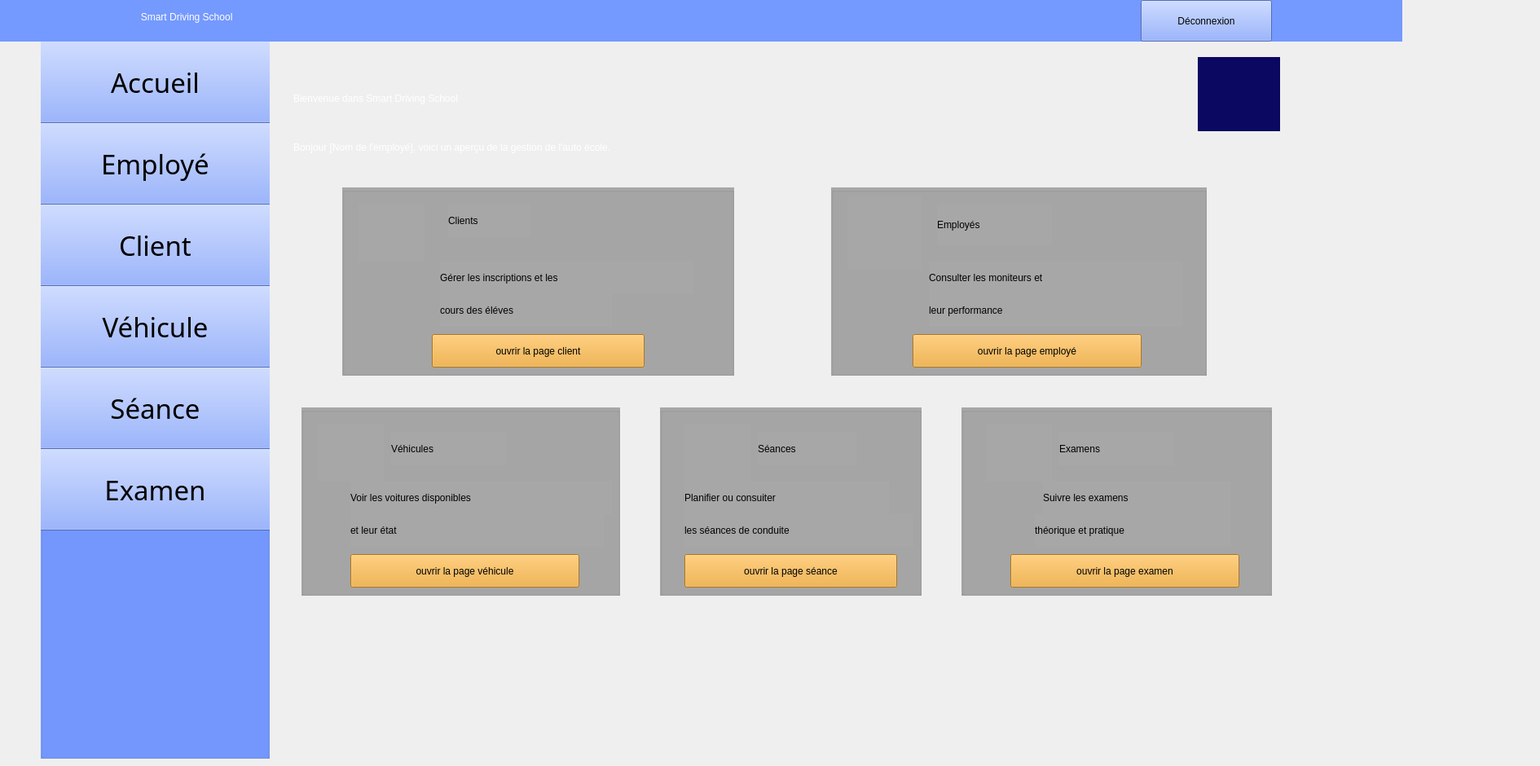
    <widget class="QWidget" name="accueil">
     <widget class="QLabel" name="label_14">
      <property name="geometry">
       <rect>
        <x>-160</x>
        <y>-10</y>
        <width>1881</width>
        <height>61</height>
       </rect>
      </property>
      <property name="styleSheet">
       <string notr="true">color: rgb(255, 255, 255);
background-color: rgb(116, 153, 255);
font: 24pt &quot;Segoe UI Symbol&quot;;</string>
      </property>
      <property name="text">
       <string>                                                                                                    Smart Driving School         </string>
      </property>
     </widget>
     <widget class="QLabel" name="label_28">
      <property name="geometry">
       <rect>
        <x>1020</x>
        <y>10</y>
        <width>41</width>
        <height>31</height>
       </rect>
      </property>
      <property name="styleSheet">
       <string notr="true">background-color: rgb(116, 153, 255);</string>
      </property>
      <property name="text">
       <string/>
      </property>
      <property name="pixmap">
       <pixmap resource="ressources.qrc">:/images/image22.png</pixmap>
      </property>
      <property name="scaledContents">
       <bool>true</bool>
      </property>
     </widget>
     <widget class="QLabel" name="label_29">
      <property name="geometry">
       <rect>
        <x>670</x>
        <y>10</y>
        <width>41</width>
        <height>31</height>
       </rect>
      </property>
      <property name="styleSheet">
       <string notr="true">background-color: rgb(116, 153, 255);</string>
      </property>
      <property name="text">
       <string/>
      </property>
      <property name="pixmap">
       <pixmap resource="ressources.qrc">:/images/image22.png</pixmap>
      </property>
      <property name="scaledContents">
       <bool>true</bool>
      </property>
     </widget>
     <widget class="QLabel" name="label_30">
      <property name="geometry">
       <rect>
        <x>1470</x>
        <y>70</y>
        <width>101</width>
        <height>91</height>
       </rect>
      </property>
      <property name="styleSheet">
       <string notr="true">background-color: rgb(11, 8, 97);</string>
      </property>
      <property name="text">
       <string/>
      </property>
      <property name="pixmap">
       <pixmap resource="ressources.qrc">:/images/logoc++++.png</pixmap>
      </property>
      <property name="scaledContents">
       <bool>true</bool>
      </property>
     </widget>
     <widget class="QGroupBox" name="groupBox_3">
      <property name="geometry">
       <rect>
        <x>50</x>
        <y>30</y>
        <width>281</width>
        <height>901</height>
       </rect>
      </property>
      <property name="styleSheet">
       <string notr="true">background-color: rgb(116, 153, 255);</string>
      </property>
      <property name="title">
       <string/>
      </property>
      <widget class="QPushButton" name="pushButton">
       <property name="geometry">
        <rect>
         <x>-20</x>
         <y>20</y>
         <width>321</width>
         <height>101</height>
        </rect>
       </property>
       <property name="font">
        <font>
         <family>Romantic</family>
         <pointsize>25</pointsize>
         <italic>false</italic>
         <bold>false</bold>
        </font>
       </property>
       <property name="styleSheet">
        <string notr="true">background-color: rgb(116, 153, 255);
font: 25pt &quot;Romantic&quot;;</string>
       </property>
       <property name="text">
        <string>Accueil</string>
       </property>
       <property name="icon">
        <iconset theme="QIcon::ThemeIcon::GoHome"/>
       </property>
       <property name="iconSize">
        <size>
         <width>35</width>
         <height>35</height>
        </size>
       </property>
      </widget>
      <widget class="QPushButton" name="pushButton1">
       <property name="geometry">
        <rect>
         <x>-20</x>
         <y>120</y>
         <width>321</width>
         <height>101</height>
        </rect>
       </property>
       <property name="font">
        <font>
         <family>Romantic</family>
         <pointsize>25</pointsize>
         <italic>false</italic>
         <bold>false</bold>
        </font>
       </property>
       <property name="styleSheet">
        <string notr="true">background-color: rgb(116, 153, 255);
font: 25pt &quot;Romantic&quot;;</string>
       </property>
       <property name="text">
        <string>Employé</string>
       </property>
       <property name="icon">
        <iconset resource="ressources.qrc">
         <normaloff>:/images/46db9ee3d4b3323457222bb8db7f3b42.png</normaloff>:/images/46db9ee3d4b3323457222bb8db7f3b42.png</iconset>
       </property>
       <property name="iconSize">
        <size>
         <width>45</width>
         <height>45</height>
        </size>
       </property>
      </widget>
      <widget class="QPushButton" name="pushButton2">
       <property name="geometry">
        <rect>
         <x>-20</x>
         <y>220</y>
         <width>321</width>
         <height>101</height>
        </rect>
       </property>
       <property name="font">
        <font>
         <family>Romantic</family>
         <pointsize>25</pointsize>
         <italic>false</italic>
         <bold>false</bold>
        </font>
       </property>
       <property name="styleSheet">
        <string notr="true">background-color: rgb(116, 153, 255);
font: 25pt &quot;Romantic&quot;;</string>
       </property>
       <property name="text">
        <string>Client</string>
       </property>
       <property name="icon">
        <iconset resource="ressources.qrc">
         <normaloff>:/images/0527f41904e77feddb97e532fe74d08f.png</normaloff>:/images/0527f41904e77feddb97e532fe74d08f.png</iconset>
       </property>
       <property name="iconSize">
        <size>
         <width>40</width>
         <height>40</height>
        </size>
       </property>
      </widget>
      <widget class="QPushButton" name="pushButton3">
       <property name="geometry">
        <rect>
         <x>-20</x>
         <y>320</y>
         <width>321</width>
         <height>101</height>
        </rect>
       </property>
       <property name="font">
        <font>
         <family>Romantic</family>
         <pointsize>25</pointsize>
         <italic>false</italic>
         <bold>false</bold>
        </font>
       </property>
       <property name="styleSheet">
        <string notr="true">background-color: rgb(116, 153, 255);
font: 25pt &quot;Romantic&quot;;</string>
       </property>
       <property name="text">
        <string>Véhicule</string>
       </property>
       <property name="icon">
        <iconset resource="ressources.qrc">
         <normaloff>:/images/cbad98069fae8d5554390bd40b0b561c.png</normaloff>:/images/cbad98069fae8d5554390bd40b0b561c.png</iconset>
       </property>
       <property name="iconSize">
        <size>
         <width>60</width>
         <height>60</height>
        </size>
       </property>
      </widget>
      <widget class="QPushButton" name="pushButton4">
       <property name="geometry">
        <rect>
         <x>-20</x>
         <y>420</y>
         <width>321</width>
         <height>101</height>
        </rect>
       </property>
       <property name="font">
        <font>
         <family>Romantic</family>
         <pointsize>25</pointsize>
         <italic>false</italic>
         <bold>false</bold>
        </font>
       </property>
       <property name="styleSheet">
        <string notr="true">background-color: rgb(116, 153, 255);
font: 25pt &quot;Romantic&quot;;</string>
       </property>
       <property name="text">
        <string>Séance</string>
       </property>
       <property name="icon">
        <iconset resource="ressources.qrc">
         <normaloff>:/images/c53651e2209ddb3281ed3a114fae2cfb.png</normaloff>:/images/c53651e2209ddb3281ed3a114fae2cfb.png</iconset>
       </property>
       <property name="iconSize">
        <size>
         <width>50</width>
         <height>50</height>
        </size>
       </property>
      </widget>
      <widget class="QPushButton" name="pushButton5">
       <property name="geometry">
        <rect>
         <x>-20</x>
         <y>520</y>
         <width>321</width>
         <height>101</height>
        </rect>
       </property>
       <property name="font">
        <font>
         <family>Romantic</family>
         <pointsize>25</pointsize>
         <italic>false</italic>
         <bold>false</bold>
        </font>
       </property>
       <property name="styleSheet">
        <string notr="true">background-color: rgb(116, 153, 255);
font: 25pt &quot;Romantic&quot;;</string>
       </property>
       <property name="text">
        <string>Examen</string>
       </property>
       <property name="icon">
        <iconset resource="ressources.qrc">
         <normaloff>:/images/7001e00fd5b7f2745c5e91ff547f4763.png</normaloff>:/images/7001e00fd5b7f2745c5e91ff547f4763.png</iconset>
       </property>
       <property name="iconSize">
        <size>
         <width>50</width>
         <height>50</height>
        </size>
       </property>
      </widget>
     </widget>
     <widget class="QLabel" name="label_71">
      <property name="geometry">
       <rect>
        <x>360</x>
        <y>90</y>
        <width>751</width>
        <height>61</height>
       </rect>
      </property>
      <property name="styleSheet">
       <string notr="true">font: 29pt &quot;Chaparral Pro&quot;;
color: rgb(255, 255, 255);</string>
      </property>
      <property name="text">
       <string>Bienvenue dans Smart Driving School</string>
      </property>
     </widget>
     <widget class="QLabel" name="label_72">
      <property name="geometry">
       <rect>
        <x>360</x>
        <y>160</y>
        <width>1021</width>
        <height>41</height>
       </rect>
      </property>
      <property name="styleSheet">
       <string notr="true">font: 19pt &quot;Chaparral Pro&quot;;
color: rgb(255, 255, 255);</string>
      </property>
      <property name="text">
       <string>Bonjour [Nom de l'employé], voici un aperçu de la gestion de l'auto école.</string>
      </property>
     </widget>
     <widget class="QGroupBox" name="groupBox_11">
      <property name="geometry">
       <rect>
        <x>420</x>
        <y>230</y>
        <width>481</width>
        <height>231</height>
       </rect>
      </property>
      <property name="styleSheet">
       <string notr="true">background-color: rgb(167, 167, 167);
font: 18pt &quot;Palatino Linotype&quot;;</string>
      </property>
      <property name="title">
       <string/>
      </property>
      <widget class="QLabel" name="label_73">
       <property name="geometry">
        <rect>
         <x>20</x>
         <y>20</y>
         <width>81</width>
         <height>71</height>
        </rect>
       </property>
       <property name="text">
        <string/>
       </property>
       <property name="pixmap">
        <pixmap resource="ressources.qrc">:/images/0527f41904e77feddb97e532fe74d08f.png</pixmap>
       </property>
       <property name="scaledContents">
        <bool>true</bool>
       </property>
      </widget>
      <widget class="QLabel" name="label_78">
       <property name="geometry">
        <rect>
         <x>130</x>
         <y>20</y>
         <width>101</width>
         <height>41</height>
        </rect>
       </property>
       <property name="styleSheet">
        <string notr="true">font: 24pt &quot;Segoe UI&quot;;</string>
       </property>
       <property name="text">
        <string>Clients</string>
       </property>
      </widget>
      <widget class="QLabel" name="label_83">
       <property name="geometry">
        <rect>
         <x>120</x>
         <y>90</y>
         <width>311</width>
         <height>41</height>
        </rect>
       </property>
       <property name="styleSheet">
        <string notr="true">font: 21pt &quot;Modern No. 20&quot;;
color: rgb(0, 0, 0);</string>
       </property>
       <property name="text">
        <string>Gérer les inscriptions et les</string>
       </property>
      </widget>
      <widget class="QLabel" name="label_84">
       <property name="geometry">
        <rect>
         <x>120</x>
         <y>130</y>
         <width>211</width>
         <height>41</height>
        </rect>
       </property>
       <property name="styleSheet">
        <string notr="true">font: 21pt &quot;Modern No. 20&quot;;
color: rgb(0, 0, 0);</string>
       </property>
       <property name="text">
        <string>cours des éléves</string>
       </property>
      </widget>
      <widget class="QPushButton" name="pushButton126">
       <property name="geometry">
        <rect>
         <x>110</x>
         <y>180</y>
         <width>261</width>
         <height>41</height>
        </rect>
       </property>
       <property name="styleSheet">
        <string notr="true">font: 16pt &quot;Palatino Linotype&quot;;
background-color: rgb(241, 165, 40);
</string>
       </property>
       <property name="text">
        <string>ouvrir la page client</string>
       </property>
       <property name="icon">
        <iconset theme="QIcon::ThemeIcon::WeatherStorm"/>
       </property>
      </widget>
     </widget>
     <widget class="QGroupBox" name="groupBox_12">
      <property name="geometry">
       <rect>
        <x>1020</x>
        <y>230</y>
        <width>461</width>
        <height>231</height>
       </rect>
      </property>
      <property name="styleSheet">
       <string notr="true">background-color: rgb(167, 167, 167);
font: 18pt &quot;Palatino Linotype&quot;;</string>
      </property>
      <property name="title">
       <string/>
      </property>
      <widget class="QLabel" name="label_74">
       <property name="geometry">
        <rect>
         <x>20</x>
         <y>10</y>
         <width>91</width>
         <height>91</height>
        </rect>
       </property>
       <property name="text">
        <string/>
       </property>
       <property name="pixmap">
        <pixmap resource="ressources.qrc">:/images/46db9ee3d4b3323457222bb8db7f3b42.png</pixmap>
       </property>
       <property name="scaledContents">
        <bool>true</bool>
       </property>
      </widget>
      <widget class="QLabel" name="label_79">
       <property name="geometry">
        <rect>
         <x>130</x>
         <y>20</y>
         <width>141</width>
         <height>51</height>
        </rect>
       </property>
       <property name="styleSheet">
        <string notr="true">font: 24pt &quot;Segoe UI&quot;;</string>
       </property>
       <property name="text">
        <string>Employés</string>
       </property>
      </widget>
      <widget class="QLabel" name="label_85">
       <property name="geometry">
        <rect>
         <x>120</x>
         <y>90</y>
         <width>311</width>
         <height>41</height>
        </rect>
       </property>
       <property name="styleSheet">
        <string notr="true">font: 21pt &quot;Modern No. 20&quot;;
color: rgb(0, 0, 0);</string>
       </property>
       <property name="text">
        <string>Consulter les moniteurs et</string>
       </property>
      </widget>
      <widget class="QLabel" name="label_86">
       <property name="geometry">
        <rect>
         <x>120</x>
         <y>130</y>
         <width>311</width>
         <height>41</height>
        </rect>
       </property>
       <property name="styleSheet">
        <string notr="true">font: 21pt &quot;Modern No. 20&quot;;
color: rgb(0, 0, 0);</string>
       </property>
       <property name="text">
        <string>leur performance</string>
       </property>
      </widget>
      <widget class="QPushButton" name="pushButton127">
       <property name="geometry">
        <rect>
         <x>100</x>
         <y>180</y>
         <width>281</width>
         <height>41</height>
        </rect>
       </property>
       <property name="styleSheet">
        <string notr="true">font: 16pt &quot;Palatino Linotype&quot;;
background-color: rgb(241, 165, 40);
</string>
       </property>
       <property name="text">
        <string>ouvrir la page employé</string>
       </property>
       <property name="icon">
        <iconset theme="QIcon::ThemeIcon::WeatherStorm"/>
       </property>
      </widget>
     </widget>
     <widget class="QGroupBox" name="groupBox_13">
      <property name="geometry">
       <rect>
        <x>370</x>
        <y>500</y>
        <width>391</width>
        <height>231</height>
       </rect>
      </property>
      <property name="styleSheet">
       <string notr="true">background-color: rgb(167, 167, 167);
font: 18pt &quot;Palatino Linotype&quot;;</string>
      </property>
      <property name="title">
       <string/>
      </property>
      <widget class="QLabel" name="label_75">
       <property name="geometry">
        <rect>
         <x>20</x>
         <y>20</y>
         <width>81</width>
         <height>71</height>
        </rect>
       </property>
       <property name="text">
        <string/>
       </property>
       <property name="pixmap">
        <pixmap resource="ressources.qrc">:/images/045f2377fb24c931d911ff99118d43ba.png</pixmap>
       </property>
       <property name="scaledContents">
        <bool>true</bool>
       </property>
      </widget>
      <widget class="QLabel" name="label_80">
       <property name="geometry">
        <rect>
         <x>110</x>
         <y>30</y>
         <width>141</width>
         <height>41</height>
        </rect>
       </property>
       <property name="styleSheet">
        <string notr="true">font: 24pt &quot;Segoe UI&quot;;</string>
       </property>
       <property name="text">
        <string>Véhicules</string>
       </property>
      </widget>
      <widget class="QPushButton" name="pushButton128">
       <property name="geometry">
        <rect>
         <x>60</x>
         <y>180</y>
         <width>281</width>
         <height>41</height>
        </rect>
       </property>
       <property name="styleSheet">
        <string notr="true">font: 16pt &quot;Palatino Linotype&quot;;
background-color: rgb(241, 165, 40);
</string>
       </property>
       <property name="text">
        <string>ouvrir la page véhicule</string>
       </property>
       <property name="icon">
        <iconset theme="QIcon::ThemeIcon::WeatherStorm"/>
       </property>
      </widget>
      <widget class="QLabel" name="label_87">
       <property name="geometry">
        <rect>
         <x>60</x>
         <y>90</y>
         <width>321</width>
         <height>41</height>
        </rect>
       </property>
       <property name="styleSheet">
        <string notr="true">font: 21pt &quot;Modern No. 20&quot;;
color: rgb(0, 0, 0);</string>
       </property>
       <property name="text">
        <string>Voir les voitures disponibles</string>
       </property>
      </widget>
      <widget class="QLabel" name="label_88">
       <property name="geometry">
        <rect>
         <x>60</x>
         <y>130</y>
         <width>311</width>
         <height>41</height>
        </rect>
       </property>
       <property name="styleSheet">
        <string notr="true">font: 21pt &quot;Modern No. 20&quot;;
color: rgb(0, 0, 0);</string>
       </property>
       <property name="text">
        <string>et leur état</string>
       </property>
      </widget>
     </widget>
     <widget class="QGroupBox" name="groupBox_14">
      <property name="geometry">
       <rect>
        <x>810</x>
        <y>500</y>
        <width>321</width>
        <height>231</height>
       </rect>
      </property>
      <property name="styleSheet">
       <string notr="true">background-color: rgb(167, 167, 167);
font: 18pt &quot;Palatino Linotype&quot;;</string>
      </property>
      <property name="title">
       <string/>
      </property>
      <widget class="QLabel" name="label_76">
       <property name="geometry">
        <rect>
         <x>30</x>
         <y>20</y>
         <width>81</width>
         <height>71</height>
        </rect>
       </property>
       <property name="text">
        <string/>
       </property>
       <property name="pixmap">
        <pixmap resource="ressources.qrc">:/images/c304db1f3a4864029c18555f967813fb.png</pixmap>
       </property>
       <property name="scaledContents">
        <bool>true</bool>
       </property>
      </widget>
      <widget class="QLabel" name="label_81">
       <property name="geometry">
        <rect>
         <x>120</x>
         <y>30</y>
         <width>121</width>
         <height>41</height>
        </rect>
       </property>
       <property name="styleSheet">
        <string notr="true">font: 24pt &quot;Segoe UI&quot;;</string>
       </property>
       <property name="text">
        <string>Séances</string>
       </property>
      </widget>
      <widget class="QPushButton" name="pushButton129">
       <property name="geometry">
        <rect>
         <x>30</x>
         <y>180</y>
         <width>261</width>
         <height>41</height>
        </rect>
       </property>
       <property name="styleSheet">
        <string notr="true">font: 16pt &quot;Palatino Linotype&quot;;
background-color: rgb(241, 165, 40);
</string>
       </property>
       <property name="text">
        <string>ouvrir la page séance</string>
       </property>
       <property name="icon">
        <iconset theme="QIcon::ThemeIcon::WeatherStorm"/>
       </property>
      </widget>
      <widget class="QLabel" name="label_89">
       <property name="geometry">
        <rect>
         <x>30</x>
         <y>90</y>
         <width>251</width>
         <height>41</height>
        </rect>
       </property>
       <property name="styleSheet">
        <string notr="true">font: 21pt &quot;Modern No. 20&quot;;
color: rgb(0, 0, 0);</string>
       </property>
       <property name="text">
        <string>Planifier ou consuiter </string>
       </property>
      </widget>
      <widget class="QLabel" name="label_90">
       <property name="geometry">
        <rect>
         <x>30</x>
         <y>130</y>
         <width>281</width>
         <height>41</height>
        </rect>
       </property>
       <property name="styleSheet">
        <string notr="true">font: 21pt &quot;Modern No. 20&quot;;
color: rgb(0, 0, 0);</string>
       </property>
       <property name="text">
        <string>les séances de conduite</string>
       </property>
      </widget>
     </widget>
     <widget class="QGroupBox" name="groupBox_15">
      <property name="geometry">
       <rect>
        <x>1180</x>
        <y>500</y>
        <width>381</width>
        <height>231</height>
       </rect>
      </property>
      <property name="styleSheet">
       <string notr="true">background-color: rgb(167, 167, 167);
font: 18pt &quot;Palatino Linotype&quot;;</string>
      </property>
      <property name="title">
       <string/>
      </property>
      <widget class="QLabel" name="label_77">
       <property name="geometry">
        <rect>
         <x>30</x>
         <y>20</y>
         <width>81</width>
         <height>71</height>
        </rect>
       </property>
       <property name="text">
        <string/>
       </property>
       <property name="pixmap">
        <pixmap resource="ressources.qrc">:/images/58dc928fc87b2fe54b9d41eaa2f2d6fd.png</pixmap>
       </property>
       <property name="scaledContents">
        <bool>true</bool>
       </property>
      </widget>
      <widget class="QLabel" name="label_82">
       <property name="geometry">
        <rect>
         <x>120</x>
         <y>30</y>
         <width>141</width>
         <height>41</height>
        </rect>
       </property>
       <property name="styleSheet">
        <string notr="true">font: 24pt &quot;Segoe UI&quot;;</string>
       </property>
       <property name="text">
        <string>Examens</string>
       </property>
      </widget>
      <widget class="QPushButton" name="pushButton130">
       <property name="geometry">
        <rect>
         <x>60</x>
         <y>180</y>
         <width>281</width>
         <height>41</height>
        </rect>
       </property>
       <property name="styleSheet">
        <string notr="true">font: 16pt &quot;Palatino Linotype&quot;;
background-color: rgb(241, 165, 40);
</string>
       </property>
       <property name="text">
        <string>ouvrir la page examen</string>
       </property>
       <property name="icon">
        <iconset theme="QIcon::ThemeIcon::WeatherStorm"/>
       </property>
      </widget>
      <widget class="QLabel" name="label_91">
       <property name="geometry">
        <rect>
         <x>100</x>
         <y>90</y>
         <width>231</width>
         <height>41</height>
        </rect>
       </property>
       <property name="styleSheet">
        <string notr="true">font: 21pt &quot;Modern No. 20&quot;;
color: rgb(0, 0, 0);</string>
       </property>
       <property name="text">
        <string>Suivre les examens</string>
       </property>
      </widget>
      <widget class="QLabel" name="label_92">
       <property name="geometry">
        <rect>
         <x>90</x>
         <y>130</y>
         <width>241</width>
         <height>41</height>
        </rect>
       </property>
       <property name="styleSheet">
        <string notr="true">font: 21pt &quot;Modern No. 20&quot;;
color: rgb(0, 0, 0);</string>
       </property>
       <property name="text">
        <string>théorique et pratique</string>
       </property>
      </widget>
     </widget>
     <widget class="QPushButton" name="pushButton184">
      <property name="geometry">
       <rect>
        <x>1400</x>
        <y>0</y>
        <width>161</width>
        <height>51</height>
       </rect>
      </property>
      <property name="styleSheet">
       <string notr="true">font: 700 11pt &quot;Romantic&quot;;
background-color: rgb(116, 153, 255);</string>
      </property>
      <property name="text">
       <string>Déconnexion</string>
      </property>
     </widget>
     <zorder>label_30</zorder>
     <zorder>groupBox_3</zorder>
     <zorder>label_14</zorder>
     <zorder>label_29</zorder>
     <zorder>label_28</zorder>
     <zorder>label_71</zorder>
     <zorder>label_72</zorder>
     <zorder>groupBox_11</zorder>
     <zorder>groupBox_12</zorder>
     <zorder>groupBox_13</zorder>
     <zorder>groupBox_14</zorder>
     <zorder>groupBox_15</zorder>
     <zorder>pushButton184</zorder>
    </widget>
